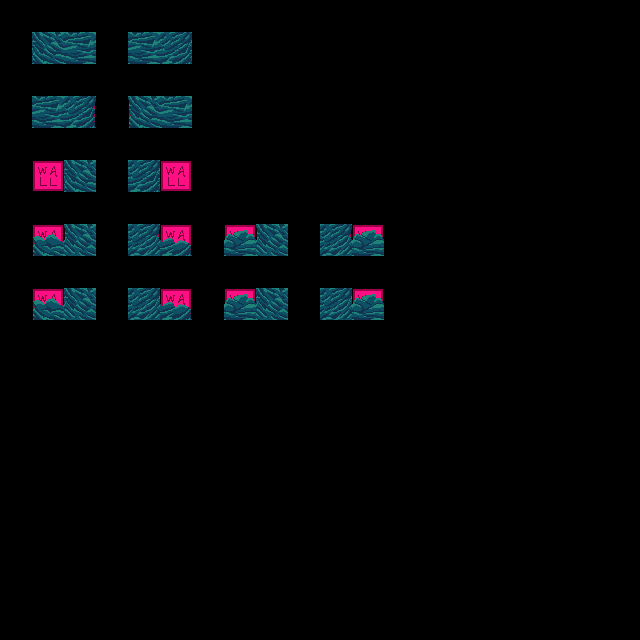

A level layout from a 2D game, rendered from its tile map. Below: a short description, then the map file with its tile-grid data intact:
An orthogonal 20x20 tile map with 32x32 px tiles, 3 tile layers (regions, input_walls, output_walls).

<map version="1.9" tiledversion="1.9.0" orientation="orthogonal" renderorder="right-down" width="20" height="20" tilewidth="32" tileheight="32" infinite="0" nextlayerid="4" nextobjectid="1">
 <tileset firstgid="1" source="../../Tilesets/forest-terrain.tsx" />
 <layer id="1" name="regions" width="20" height="20">
  <data encoding="csv">
0,0,0,0,0,0,0,0,0,0,0,0,0,0,0,0,0,0,0,0,
0,8,8,0,8,8,0,0,0,0,0,0,0,0,0,0,0,0,0,0,
0,0,0,0,0,0,0,0,0,0,0,0,0,0,0,0,0,0,0,0,
0,8,8,0,8,8,0,0,0,0,0,0,0,0,0,0,0,0,0,0,
0,0,0,0,0,0,0,0,0,0,0,0,0,0,0,0,0,0,0,0,
0,8,8,0,8,8,0,0,0,0,0,0,0,0,0,0,0,0,0,0,
0,0,0,0,0,0,0,0,0,0,0,0,0,0,0,0,0,0,0,0,
0,8,8,0,8,8,0,8,8,0,8,8,0,0,0,0,0,0,0,0,
0,0,0,0,0,0,0,0,0,0,0,0,0,0,0,0,0,0,0,0,
0,8,8,0,8,8,0,8,8,0,8,8,0,0,0,0,0,0,0,0,
0,0,0,0,0,0,0,0,0,0,0,0,0,0,0,0,0,0,0,0,
0,0,0,0,0,0,0,0,0,0,0,0,0,0,0,0,0,0,0,0,
0,0,0,0,0,0,0,0,0,0,0,0,0,0,0,0,0,0,0,0,
0,0,0,0,0,0,0,0,0,0,0,0,0,0,0,0,0,0,0,0,
0,0,0,0,0,0,0,0,0,0,0,0,0,0,0,0,0,0,0,0,
0,0,0,0,0,0,0,0,0,0,0,0,0,0,0,0,0,0,0,0,
0,0,0,0,0,0,0,0,0,0,0,0,0,0,0,0,0,0,0,0,
0,0,0,0,0,0,0,0,0,0,0,0,0,0,0,0,0,0,0,0,
0,0,0,0,0,0,0,0,0,0,0,0,0,0,0,0,0,0,0,0,
0,0,0,0,0,0,0,0,0,0,0,0,0,0,0,0,0,0,0,0
</data>
 </layer>
 <layer id="2" name="input_walls" width="20" height="20">
  <properties>
   <property name="StrictEmpty" type="bool" value="true" />
  </properties>
  <data encoding="csv">
0,0,0,0,0,0,0,0,0,0,0,0,0,0,0,0,0,0,0,0,
0,44,43,0,45,44,0,0,0,0,0,0,0,0,0,0,0,0,0,0,
0,0,0,0,0,0,0,0,0,0,0,0,0,0,0,0,0,0,0,0,
0,45,45,0,43,43,0,0,0,0,0,0,0,0,0,0,0,0,0,0,
0,0,0,0,0,0,0,0,0,0,0,0,0,0,0,0,0,0,0,0,
0,0,44,0,44,0,0,0,0,0,0,0,0,0,0,0,0,0,0,0,
0,0,0,0,0,0,0,0,0,0,0,0,0,0,0,0,0,0,0,0,
0,35,43,0,45,37,0,36,43,0,45,36,0,0,0,0,0,0,0,0,
0,0,0,0,0,0,0,0,0,0,0,0,0,0,0,0,0,0,0,0,
0,35,44,0,44,37,0,36,44,0,44,36,0,0,0,0,0,0,0,0,
0,0,0,0,0,0,0,0,0,0,0,0,0,0,0,0,0,0,0,0,
0,0,0,0,0,0,0,0,0,0,0,0,0,0,0,0,0,0,0,0,
0,0,0,0,0,0,0,0,0,0,0,0,0,0,0,0,0,0,0,0,
0,0,0,0,0,0,0,0,0,0,0,0,0,0,0,0,0,0,0,0,
0,0,0,0,0,0,0,0,0,0,0,0,0,0,0,0,0,0,0,0,
0,0,0,0,0,0,0,0,0,0,0,0,0,0,0,0,0,0,0,0,
0,0,0,0,0,0,0,0,0,0,0,0,0,0,0,0,0,0,0,0,
0,0,0,0,0,0,0,0,0,0,0,0,0,0,0,0,0,0,0,0,
0,0,0,0,0,0,0,0,0,0,0,0,0,0,0,0,0,0,0,0,
0,0,0,0,0,0,0,0,0,0,0,0,0,0,0,0,0,0,0,0
</data>
 </layer>
 <layer id="3" name="output_walls" width="20" height="20">
  <data encoding="csv">
0,0,0,0,0,0,0,0,0,0,0,0,0,0,0,0,0,0,0,0,
0,43,44,0,44,45,0,0,0,0,0,0,0,0,0,0,0,0,0,0,
0,0,0,0,0,0,0,0,0,0,0,0,0,0,0,0,0,0,0,0,
0,44,0,0,0,44,0,0,0,0,0,0,0,0,0,0,0,0,0,0,
0,0,0,0,0,0,0,0,0,0,0,0,0,0,0,0,0,0,0,0,
0,0,43,0,45,0,0,0,0,0,0,0,0,0,0,0,0,0,0,0,
0,0,0,0,0,0,0,0,0,0,0,0,0,0,0,0,0,0,0,0,
0,0,50,0,49,0,0,0,50,0,49,0,0,0,0,0,0,0,0,0,
0,0,0,0,0,0,0,0,0,0,0,0,0,0,0,0,0,0,0,0,
0,0,50,0,49,0,0,0,50,0,49,0,0,0,0,0,0,0,0,0,
0,0,0,0,0,0,0,0,0,0,0,0,0,0,0,0,0,0,0,0,
0,0,0,0,0,0,0,0,0,0,0,0,0,0,0,0,0,0,0,0,
0,0,0,0,0,0,0,0,0,0,0,0,0,0,0,0,0,0,0,0,
0,0,0,0,0,0,0,0,0,0,0,0,0,0,0,0,0,0,0,0,
0,0,0,0,0,0,0,0,0,0,0,0,0,0,0,0,0,0,0,0,
0,0,0,0,0,0,0,0,0,0,0,0,0,0,0,0,0,0,0,0,
0,0,0,0,0,0,0,0,0,0,0,0,0,0,0,0,0,0,0,0,
0,0,0,0,0,0,0,0,0,0,0,0,0,0,0,0,0,0,0,0,
0,0,0,0,0,0,0,0,0,0,0,0,0,0,0,0,0,0,0,0,
0,0,0,0,0,0,0,0,0,0,0,0,0,0,0,0,0,0,0,0
</data>
 </layer>
</map>
